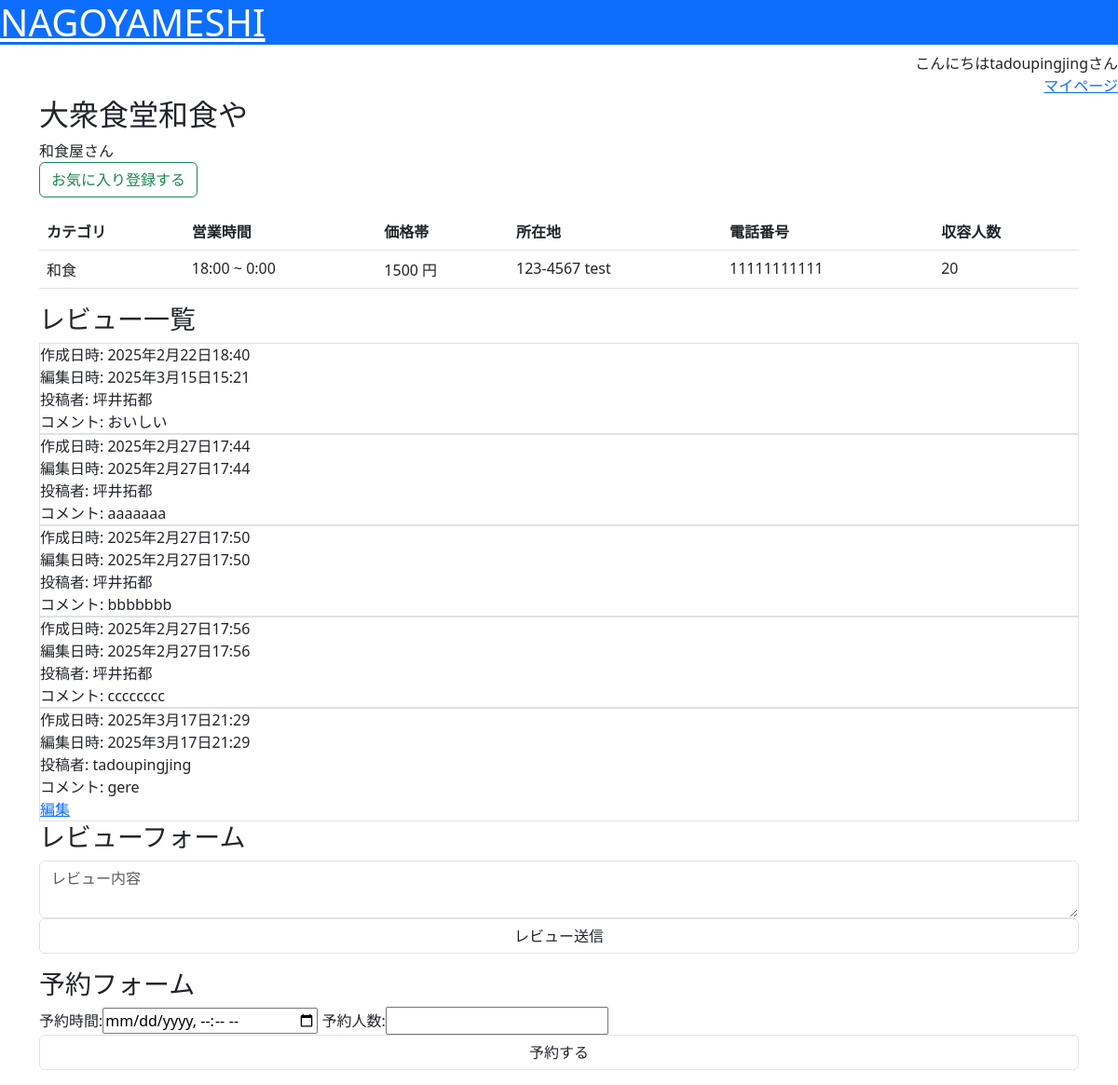
Screenshot of /detail/1/ (signed in) with the database file from the repository.
### nagoyameshi/models.py (models this page shows, shortened)
class Restaurant(models.Model):
    category = models.ForeignKey(Category, verbose_name="カテゴリ", on_delete=models.CASCADE)
    name = models.CharField(verbose_name="名前", max_length=50)
    image = models.ImageField(verbose_name="画像", upload_to="media_local/restaurant/")
    description = models.CharField(verbose_name="店舗説明", max_length=500)
    start_at = models.TimeField(verbose_name="営業開始時間", default=timezone.now)
    end_at = models.TimeField(verbose_name="営業終了時間", default=timezone.now)
    cost = models.PositiveIntegerField(verbose_name="価格帯")
    post_code = models.CharField(verbose_name="郵便番号", max_length=8)
    address = models.CharField(verbose_name="住所", max_length=100)
    tel = models.CharField(verbose_name="電話番号", max_length=11)
    created_at = models.DateTimeField(verbose_name="作成日時", default=timezone.now)
    updated_at = models.DateTimeField(verbose_name="更新日時", auto_now=True)
    capacity = models.PositiveIntegerField(verbose_name="収容人数", default=20)

class Category(models.Model):
    name = models.CharField(verbose_name="名前", max_length=15)
    created_at = models.DateTimeField(verbose_name="作成日時", default=timezone.now)
    updated_at = models.DateTimeField(verbose_name='更新日時', auto_now=True)

class Review(models.Model):
    restaurant = models.ForeignKey(Restaurant, verbose_name="店舗", on_delete=models.CASCADE)
    user = models.ForeignKey(User, verbose_name="投稿者", on_delete=models.CASCADE)
    content = models.CharField(verbose_name="内容", max_length=100)
    created_at = models.DateTimeField(verbose_name="作成日時", default=timezone.now)
    updated_at = models.DateTimeField(verbose_name="更新日時", auto_now=True)
    """
    def star_icon(self):
        dic               = {}
        dic["true_star"]  = self.star * " "
        dic["false_star"] = ( MAX_STAR - self.star) * " "

        return dic
    """

### nagoyameshi/views.py (the view)
# urls.py: path("detail/<int:pk>/", views.RestaurantDetailView.as_view(), name="detail"),
class RestaurantDetailView(DetailView):
    model = Restaurant
    def get_context_data(self, **kwargs):
        context = super().get_context_data(**kwargs)
        context["reviews"] = Review.objects.filter(restaurant=kwargs["object"].id)
        context["is_premium"] = PremiumUser.objects.filter(user=self.request.user).exists()
        if self.request.user.is_authenticated:
            context["is_favorite"] = Favorite.objects.filter(restaurant=kwargs["object"].id, user=self.request.user.id).exists()
        return context

### nagoyameshi/templates/nagoyameshi/restaurant_detail.html (shortened to what this page needs)
{% extends "base.html" %}
{% block content %}
<h2>{{ restaurant.name }}</h2>
<div>{{ restaurant.description }}</div>
{% if is_premium %}
<form action="{% url 'favorite' %}" method="post">
    {% if is_favorite %}
    <input class="btn btn-success" type="submit" value="お気に入り登録済み">
    {% else %}
    <input class="btn btn-outline-success" type="submit" value="お気に入り登録する">
    {% endif %}
</form>
{% endif %}
<table class="table">
    <thead>
        <tr>
            <th>カテゴリ</th>
            <th>営業時間</th>
            <th>価格帯</th>
            <th>所在地</th>
            <th>電話番号</th>
            <th>収容人数</th>
        </tr>
    </thead>
    <tbody>
        <tr>
            <td>{{ restaurant.category.name }}</td>
            <td>{{ restaurant.start_at }} ~ {{ restaurant.end_at }}</td>
            <td>{{ restaurant.cost }} 円</td>
            <td>{{ restaurant.post_code }} {{ restaurant.address }}</td>
            <td>{{ restaurant.tel }}</td>
            <td>{{ restaurant.capacity }}</td>
        </tr>
    </tbody>
</table>
<h3>レビュー一覧</h3>
{% for review in reviews %}
<div class="border">
    <div>作成日時: {{ review.created_at }}</div>
    <div>編集日時: {{ review.updated_at }}</div>
    {% if review.user.last_name %}
        <div>投稿者: {{ review.user.last_name }}{{ review.user.first_name }}</div>
    {% else %}
        <div>投稿者: {{ review.user }}</div>
    {% endif %}
    <div>コメント: {{ review.content }}</div>
    {% if review.user == request.user %}
    <a href="{% url 'review_update' review.id %}">編集</a>
    {% endif %}
</div>
{% endfor %}
{% if is_premium %}
<h3>レビューフォーム</h3>
<form action="{% url 'new' %}" method="post">
    <textarea class="form-control" name="content" maxlength="100" placeholder="レビュー内容"></textarea>
    <input class="form-control" type="submit" value="レビュー送信">
</form>
<h3>予約フォーム</h3>
<form action="{% url 'reservation' %}" method="post">
    <label>予約時間: </label><input type="datetime-local" name="datetime">
    <label>予約人数: </label><input type="number" min="0" name="headcount">
    <input class="form-control" type="submit" value="予約する">
</form>
{% endif %}
{% endblock %}

### nagoyameshi/templates/base.html (shortened to what this page needs)
{% load static %}
<html lang="ja">
<head>
    <link href="https://cdn.jsdelivr.net/npm/bootstrap@5.3.0-alpha3/dist/css/bootstrap.min.css" rel="stylesheet">
    <link rel="stylesheet" href="{% static 'style.css' %}">
</head>
<body>
    <header>
        <h1 class="bg-primary">
            <a class="text-white" href="{% url 'top' %}">NAGOYAMESHI</a>
        </h1>
        <div class="text-end">
            {% if request.user.is_authenticated %}
            こんにちは{{ request.user }}さん<br>
            <a href="{% url 'mypage' %}">マイページ</a>
            {% else %}
            <a class="btn btn-success" href="{% url 'account_login' %}">ログイン</a>
            <a class="btn btn-primary" href="{% url 'account_signup' %}">アカウント新規作成</a>
            {% endif %}
        </div>
    </header>
    <div class="container">
        {% block content %}{% endblock %}
    </div>
</body>
</html>

### rows the page displays
Restaurant: name "大衆食堂和食や", description "和食屋さん", category.name "和食", start_at "18:00", end_at "0:00", cost "1500", post_code "123-4567", address "test", tel "11111111111", capacity "20"
Review: created_at "2025年2月22日18:40", updated_at "2025年3月15日15:21", user.last_name "坪井", user.first_name "拓都", content "おいしい"
Review: created_at "2025年2月27日17:44", updated_at "2025年2月27日17:44", user.last_name "坪井", user.first_name "拓都", content "aaaaaaa"
Review: created_at "2025年2月27日17:50", updated_at "2025年2月27日17:50", user.last_name "坪井", user.first_name "拓都", content "bbbbbbb"
Review: created_at "2025年2月27日17:56", updated_at "2025年2月27日17:56", user.last_name "坪井", user.first_name "拓都", content "cccccccc"
Review: created_at "2025年3月17日21:29", updated_at "2025年3月17日21:29", user "tadoupingjing", content "gere", shows "編集"

### other values shown
{{ request.user }} "tadoupingjing"
